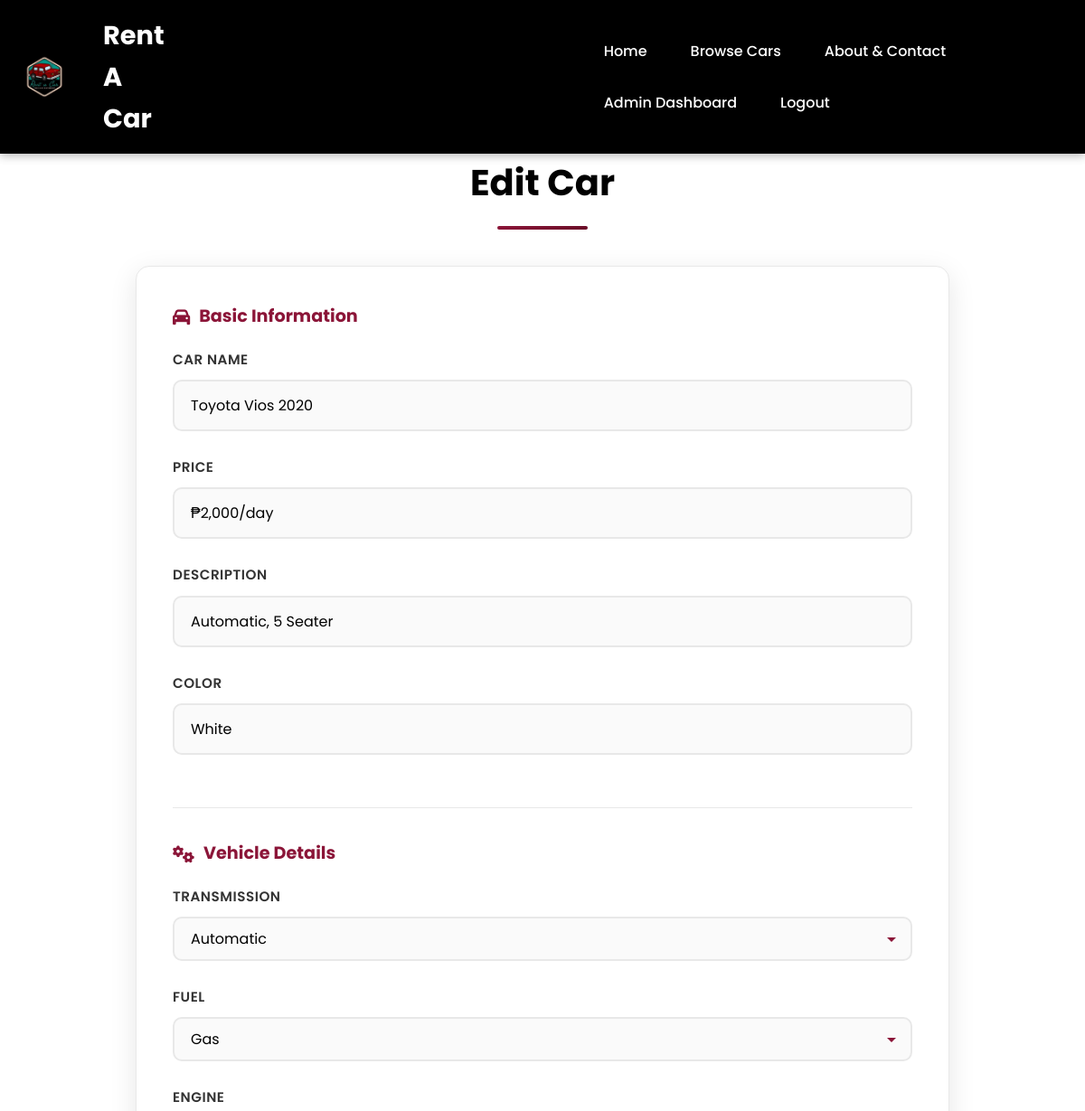
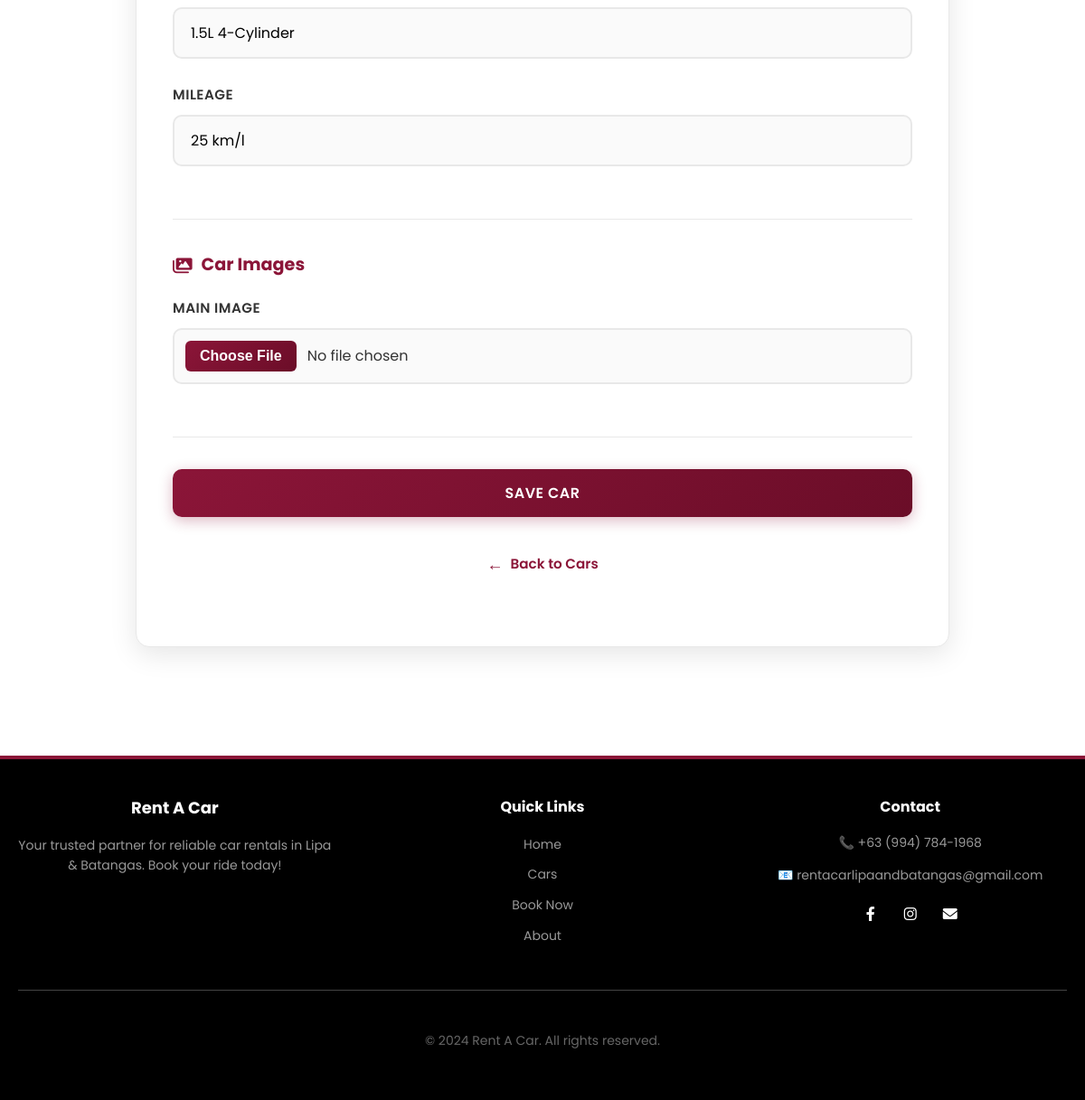
The page /admin/cars/1/edit (signed in) on the database its author committed (2 pictures, top to bottom).
### models.py (models this page shows)
class Car(db.Model):
    id = db.Column(db.Integer, primary_key=True)  # Unique ID for each car
    name = db.Column(db.String(100), nullable=False)  # Car model name
    price = db.Column(db.String(50), nullable=False)  # Daily rental price
    specs = db.Column(db.String(200), nullable=False)  # Car description
    image = db.Column(db.String(100), nullable=False)  # Main image filename
    transmission = db.Column(db.String(50), nullable=False)  # Auto or Manual
    fuel = db.Column(db.String(50), nullable=False)  # Gas, Diesel, Electric
    capacity = db.Column(db.String(50), nullable=False)  # Number of seats
    availability = db.Column(db.String(20), default='Available')  # Available/Rented/Maintenance
    engine = db.Column(db.String(100))  # Engine details
    mileage = db.Column(db.String(50))  # Fuel efficiency
    color = db.Column(db.String(50))  # Car color

### app.py (the view, shortened to what this page needs)
@app.route('/admin/cars/<int:car_id>/edit', methods=['GET', 'POST'])
@admin_required
def admin_edit_car(car_id):
    car = Car.query.get_or_404(car_id)
    form = CarForm(obj=car)
    return render_template('admin_car_form.html', form=form, title='Edit Car', car=car)

### forms.py
class CarForm(FlaskForm):
    name = StringField('Car Name', validators=[DataRequired(), Length(min=2, max=100)])  # Car model name
    price = StringField('Price', validators=[DataRequired(), Length(min=1, max=50)])  # Daily price
    specs = StringField('Description', validators=[DataRequired(), Length(min=2, max=200)])  # Car description
    image = FileField('Main Image', validators=[DataRequired()])  # Main car image upload
    transmission = SelectField('Transmission', choices=[('Automatic', 'Automatic'), ('Manual', 'Manual')], validators=[DataRequired()])  # Auto/Manual
    fuel = SelectField('Fuel', choices=[('Gas', 'Gas'), ('Diesel', 'Diesel'), ('Electric', 'Electric')], validators=[DataRequired()])  # Fuel type
    capacity = StringField('Capacity', validators=[DataRequired(), Length(min=1, max=50)])  # Seating capacity
    engine = StringField('Engine', validators=[DataRequired(), Length(max=100)])  # Engine details
    mileage = StringField('Mileage', validators=[DataRequired(), Length(max=50)])  # Fuel efficiency
    color = StringField('Color', validators=[DataRequired(), Length(max=50)])  # Car color
    submit = SubmitField('Save Car')  # Submit button

### app.py (called while the page is built)
@login_manager.user_loader
def load_user(user_id):
    return db.session.get(User, int(user_id))

def admin_required(f):
    @wraps(f)
    def decorated_function(*args, **kwargs):
        if not current_user.is_authenticated or not current_user.is_admin:
            flash('Access denied. Admin privileges required.', 'danger')
            return redirect(url_for('home'))
        return f(*args, **kwargs)
    return decorated_function

### templates/admin_car_form.html (shortened to what this page needs)
{% extends 'base.html' %}
{% block content %}
<div class="admin-car-form">
    <h1>{{ title }}</h1>
    <form method="POST" enctype="multipart/form-data">
        <div class="form-section">
            <div class="form-section-title">
                <i class="fas fa-car"></i> Basic Information
            </div>
            <div class="admin-carform-field">
                {{ form.name.label }}
                {{ form.name(class="admin-carform-input", placeholder="Enter car name") }}
            </div>
            <div class="admin-carform-field">
                {{ form.price.label }}
                {{ form.price(class="admin-carform-input", placeholder="e.g., 2,000") }}
            </div>
            <div class="admin-carform-field">
                {{ form.specs.label }}
                {{ form.specs(class="admin-carform-input", placeholder="Car Description") }}
            </div>
            <div class="admin-carform-field">
                {{ form.color.label }}
                {{ form.color(class="admin-carform-input", placeholder="e.g., White, Black, Silver, etc.") }}
            </div>
        </div>
        <div class="form-section">
            <div class="form-section-title">
                <i class="fas fa-cogs"></i> Vehicle Details
            </div>
            <div class="admin-carform-field">
                {{ form.transmission.label }}
                {{ form.transmission(class="admin-carform-input") }}
            </div>
            <div class="admin-carform-field">
                {{ form.fuel.label }}
                {{ form.fuel(class="admin-carform-input") }}
            </div>
            <div class="admin-carform-field">
                {{ form.engine.label }}
                {{ form.engine(class="admin-carform-input", placeholder="e.g., 1.5L 4-Cylinder") }}
            </div>
            <div class="admin-carform-field">
                {{ form.mileage.label }}
                {{ form.mileage(class="admin-carform-input", placeholder="e.g., 25 km/l") }}
            </div>
        </div>
        <div class="form-section">
            <div class="form-section-title">
                <i class="fas fa-images"></i> Car Images
            </div>
            <div class="admin-carform-field">
                {{ form.image.label }}
                {{ form.image(class="admin-carform-input") }}
            </div>
        </div>
        <div class="admin-carform-field">
            {{ form.submit(class="admin-carform-submit-btn") }}
        <div class="carform-back-link">
            <a href="{{ url_for('admin_cars') }}">Back to Cars</a>
        </div>
        </div>
    </form>
</div>
{% endblock %}

### static/css/global.css (style rules this page uses)
body { font-family: 'Poppins', sans-serif; margin: 0; padding: 0; padding-top: 70px; background-color: #FFFFFF; color: #333333; line-height: 1.6; scrollbar-width: thin; scrollbar-color: #8B1538 #E8E8E8; }
h1, h2, h3, h4 { margin: 0; font-weight: 600; }
a { text-decoration: none; color: #8B1538; }

### static/css/index.css (style rules this page uses)
:root { --primary-color: #8B1538; --primary-dark: #6B0D28; --text-dark: #1E1E1E; --text-light: #666666; --bg-light: #F5F5F5; --white: #FFFFFF; }

### static/css/admin_car_form.css (style rules this page uses)
.admin-car-form { max-width: 900px; margin: 40px auto; padding: 20px; }
.admin-car-form h1 { font-size: 2.5em; color: #000000; font-weight: 700; margin-bottom: 40px; text-align: center; position: relative; padding-bottom: 20px; }
.admin-car-form h1::after { content: ''; position: absolute; bottom: 0; left: 50%; transform: translateX(-50%); width: 100px; height: 4px; background: linear-gradient(90deg, #8B1538, #6B0D28); border-radius: 2px; }
.admin-car-form form { background: white; padding: 40px; border-radius: 15px; box-shadow: 0 8px 30px rgba(0,0,0,0.1); border: 1px solid #E8E8E8; }
.admin-carform-field { margin-bottom: 28px; display: flex; flex-direction: column; }
.admin-carform-field label { font-size: 0.95em; color: #333333; font-weight: 600; margin-bottom: 10px; text-transform: uppercase; letter-spacing: 0.5px; }
.admin-carform-input { padding: 14px 18px; font-size: 1em; border: 2px solid #E8E8E8; border-radius: 10px; font-family: 'Poppins', sans-serif; transition: all 0.3s ease; background-color: #FAFAFA; }
.admin-carform-input::placeholder { color: #BBBBBB; opacity: 1; font-weight: 400; }
.form-section { margin-bottom: 35px; padding-bottom: 30px; border-bottom: 1px solid #E8E8E8; }
.form-section-title { font-size: 1.2em; color: #8B1538; font-weight: 700; margin-bottom: 20px; display: flex; align-items: center; gap: 10px; }
.admin-car-form .admin-carform-submit-btn { padding: 14px 40px; font-size: 1em; font-weight: 600; border: none; border-radius: 10px; cursor: pointer; transition: all 0.3s ease; text-transform: uppercase; letter-spacing: 0.5px; display: inline-block; width: 100%; text-align: center; }
.carform-back-link { text-align: center; margin-top: 30px; }
.carform-back-link a { color: #8B1538; text-decoration: none; font-weight: 600; font-size: 0.95em; display: inline-flex; align-items: center; gap: 8px; transition: all 0.3s ease; padding: 8px 16px; border-radius: 8px; }
.carform-back-link a::before { content: '←'; font-size: 1.2em; transition: transform 0.3s ease; }
input[type="file"].admin-carform-input { padding: 12px; cursor: pointer; }
select.admin-carform-input { cursor: pointer; appearance: none; background-repeat: no-repeat; background-position: right 15px center; padding-right: 40px; }
.admin-carform-submit-btn { background: linear-gradient(135deg, #8B1538 0%, #6B0D28 100%); color: white; padding: 14px 40px; font-size: 1em; font-weight: 600; border: none; border-radius: 10px; cursor: pointer; transition: all 0.3s ease; text-transform: uppercase; letter-spacing: 0.5px; box-shadow: 0 4px 15px rgba(139, 21, 56, 0.3); display: inline-block; }

### templates/base.html (style rules this page uses)
* { font-family: 'Poppins', system-ui, sans-serif; }

### rows shown on the page
Car: name "Toyota Vios 2020", price "₱2,000/day", specs "Automatic, 5 Seater", color "White", transmission "Automatic", fuel "Gas", engine "1.5L 4-Cylinder", mileage "25 km/l"

### other values the page prints
{{ title }} "Edit Car"
